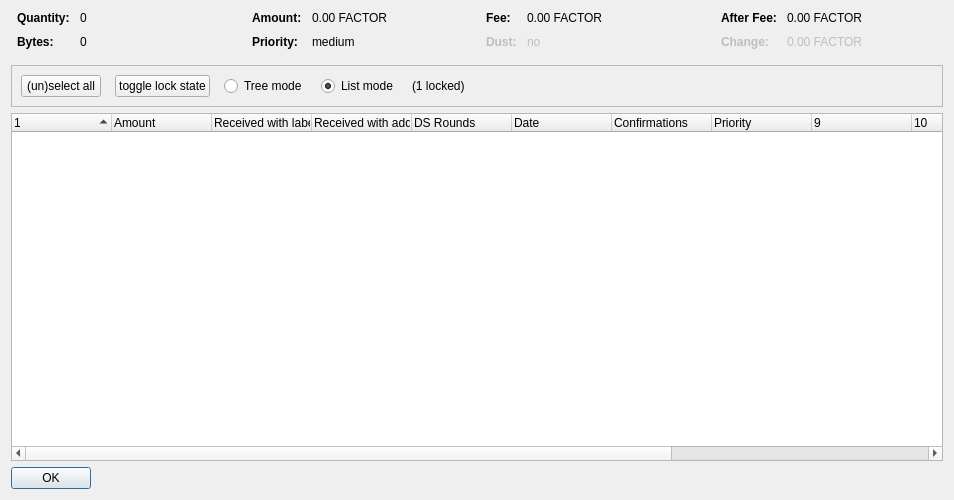
<?xml version="1.0" encoding="UTF-8"?>
<ui version="4.0">
 <class>CoinControlDialog</class>
 <widget class="QDialog" name="CoinControlDialog">
  <property name="geometry">
   <rect>
    <x>0</x>
    <y>0</y>
    <width>954</width>
    <height>500</height>
   </rect>
  </property>
  <property name="windowTitle">
   <string>Coin Selection</string>
  </property>
  <layout class="QVBoxLayout" name="verticalLayout">
   <item>
    <layout class="QHBoxLayout" name="horizontalLayoutTop" stretch="0,0,0,0">
     <property name="topMargin">
      <number>0</number>
     </property>
     <property name="bottomMargin">
      <number>10</number>
     </property>
     <item>
      <layout class="QFormLayout" name="formLayoutCoinControl1">
       <property name="horizontalSpacing">
        <number>10</number>
       </property>
       <property name="verticalSpacing">
        <number>10</number>
       </property>
       <property name="leftMargin">
        <number>6</number>
       </property>
       <property name="rightMargin">
        <number>6</number>
       </property>
       <item row="0" column="0">
        <widget class="QLabel" name="labelCoinControlQuantityText">
         <property name="font">
          <font>
           <weight>75</weight>
           <bold>true</bold>
          </font>
         </property>
         <property name="text">
          <string>Quantity:</string>
         </property>
        </widget>
       </item>
       <item row="0" column="1">
        <widget class="QLabel" name="labelCoinControlQuantity">
         <property name="cursor">
          <cursorShape>IBeamCursor</cursorShape>
         </property>
         <property name="contextMenuPolicy">
          <enum>Qt::ActionsContextMenu</enum>
         </property>
         <property name="text">
          <string notr="true">0</string>
         </property>
         <property name="textInteractionFlags">
          <set>Qt::LinksAccessibleByMouse|Qt::TextSelectableByKeyboard|Qt::TextSelectableByMouse</set>
         </property>
        </widget>
       </item>
       <item row="1" column="0">
        <widget class="QLabel" name="labelCoinControlBytesText">
         <property name="font">
          <font>
           <weight>75</weight>
           <bold>true</bold>
          </font>
         </property>
         <property name="text">
          <string>Bytes:</string>
         </property>
        </widget>
       </item>
       <item row="1" column="1">
        <widget class="QLabel" name="labelCoinControlBytes">
         <property name="cursor">
          <cursorShape>IBeamCursor</cursorShape>
         </property>
         <property name="contextMenuPolicy">
          <enum>Qt::ActionsContextMenu</enum>
         </property>
         <property name="text">
          <string notr="true">0</string>
         </property>
         <property name="textInteractionFlags">
          <set>Qt::LinksAccessibleByMouse|Qt::TextSelectableByKeyboard|Qt::TextSelectableByMouse</set>
         </property>
        </widget>
       </item>
      </layout>
     </item>
     <item>
      <layout class="QFormLayout" name="formLayoutCoinControl2">
       <property name="horizontalSpacing">
        <number>10</number>
       </property>
       <property name="verticalSpacing">
        <number>10</number>
       </property>
       <property name="leftMargin">
        <number>6</number>
       </property>
       <property name="rightMargin">
        <number>6</number>
       </property>
       <item row="0" column="0">
        <widget class="QLabel" name="labelCoinControlAmountText">
         <property name="font">
          <font>
           <weight>75</weight>
           <bold>true</bold>
          </font>
         </property>
         <property name="text">
          <string>Amount:</string>
         </property>
        </widget>
       </item>
       <item row="0" column="1">
        <widget class="QLabel" name="labelCoinControlAmount">
         <property name="cursor">
          <cursorShape>IBeamCursor</cursorShape>
         </property>
         <property name="contextMenuPolicy">
          <enum>Qt::ActionsContextMenu</enum>
         </property>
         <property name="text">
          <string notr="true">0.00 FACTOR</string>
         </property>
         <property name="textInteractionFlags">
          <set>Qt::LinksAccessibleByMouse|Qt::TextSelectableByKeyboard|Qt::TextSelectableByMouse</set>
         </property>
        </widget>
       </item>
       <item row="1" column="0">
        <widget class="QLabel" name="labelCoinControlPriorityText">
         <property name="font">
          <font>
           <weight>75</weight>
           <bold>true</bold>
          </font>
         </property>
         <property name="text">
          <string>Priority:</string>
         </property>
        </widget>
       </item>
       <item row="1" column="1">
        <widget class="QLabel" name="labelCoinControlPriority">
         <property name="cursor">
          <cursorShape>IBeamCursor</cursorShape>
         </property>
         <property name="contextMenuPolicy">
          <enum>Qt::ActionsContextMenu</enum>
         </property>
         <property name="text">
          <string>medium</string>
         </property>
         <property name="textInteractionFlags">
          <set>Qt::LinksAccessibleByMouse|Qt::TextSelectableByKeyboard|Qt::TextSelectableByMouse</set>
         </property>
        </widget>
       </item>
      </layout>
     </item>
     <item>
      <layout class="QFormLayout" name="formLayoutCoinControl3">
       <property name="horizontalSpacing">
        <number>10</number>
       </property>
       <property name="verticalSpacing">
        <number>10</number>
       </property>
       <property name="leftMargin">
        <number>6</number>
       </property>
       <property name="rightMargin">
        <number>6</number>
       </property>
       <item row="0" column="0">
        <widget class="QLabel" name="labelCoinControlFeeText">
         <property name="font">
          <font>
           <weight>75</weight>
           <bold>true</bold>
          </font>
         </property>
         <property name="text">
          <string>Fee:</string>
         </property>
        </widget>
       </item>
       <item row="0" column="1">
        <widget class="QLabel" name="labelCoinControlFee">
         <property name="cursor">
          <cursorShape>IBeamCursor</cursorShape>
         </property>
         <property name="contextMenuPolicy">
          <enum>Qt::ActionsContextMenu</enum>
         </property>
         <property name="text">
          <string notr="true">0.00 FACTOR</string>
         </property>
         <property name="textInteractionFlags">
          <set>Qt::LinksAccessibleByMouse|Qt::TextSelectableByKeyboard|Qt::TextSelectableByMouse</set>
         </property>
        </widget>
       </item>
       <item row="1" column="0">
        <widget class="QLabel" name="labelCoinControlLowOutputText">
         <property name="enabled">
          <bool>false</bool>
         </property>
         <property name="font">
          <font>
           <weight>75</weight>
           <bold>true</bold>
          </font>
         </property>
         <property name="text">
          <string>Dust:</string>
         </property>
        </widget>
       </item>
       <item row="1" column="1">
        <widget class="QLabel" name="labelCoinControlLowOutput">
         <property name="enabled">
          <bool>false</bool>
         </property>
         <property name="cursor">
          <cursorShape>IBeamCursor</cursorShape>
         </property>
         <property name="contextMenuPolicy">
          <enum>Qt::ActionsContextMenu</enum>
         </property>
         <property name="text">
          <string>no</string>
         </property>
         <property name="textInteractionFlags">
          <set>Qt::LinksAccessibleByMouse|Qt::TextSelectableByKeyboard|Qt::TextSelectableByMouse</set>
         </property>
        </widget>
       </item>
      </layout>
     </item>
     <item>
      <layout class="QFormLayout" name="formLayoutCoinControl4">
       <property name="horizontalSpacing">
        <number>10</number>
       </property>
       <property name="verticalSpacing">
        <number>10</number>
       </property>
       <property name="leftMargin">
        <number>6</number>
       </property>
       <property name="rightMargin">
        <number>6</number>
       </property>
       <item row="0" column="0">
        <widget class="QLabel" name="labelCoinControlAfterFeeText">
         <property name="font">
          <font>
           <weight>75</weight>
           <bold>true</bold>
          </font>
         </property>
         <property name="text">
          <string>After Fee:</string>
         </property>
        </widget>
       </item>
       <item row="0" column="1">
        <widget class="QLabel" name="labelCoinControlAfterFee">
         <property name="cursor">
          <cursorShape>IBeamCursor</cursorShape>
         </property>
         <property name="contextMenuPolicy">
          <enum>Qt::ActionsContextMenu</enum>
         </property>
         <property name="text">
          <string notr="true">0.00 FACTOR</string>
         </property>
         <property name="textInteractionFlags">
          <set>Qt::LinksAccessibleByMouse|Qt::TextSelectableByKeyboard|Qt::TextSelectableByMouse</set>
         </property>
        </widget>
       </item>
       <item row="1" column="0">
        <widget class="QLabel" name="labelCoinControlChangeText">
         <property name="enabled">
          <bool>false</bool>
         </property>
         <property name="font">
          <font>
           <weight>75</weight>
           <bold>true</bold>
          </font>
         </property>
         <property name="text">
          <string>Change:</string>
         </property>
        </widget>
       </item>
       <item row="1" column="1">
        <widget class="QLabel" name="labelCoinControlChange">
         <property name="enabled">
          <bool>false</bool>
         </property>
         <property name="cursor">
          <cursorShape>IBeamCursor</cursorShape>
         </property>
         <property name="contextMenuPolicy">
          <enum>Qt::ActionsContextMenu</enum>
         </property>
         <property name="text">
          <string notr="true">0.00 FACTOR</string>
         </property>
         <property name="textInteractionFlags">
          <set>Qt::LinksAccessibleByMouse|Qt::TextSelectableByKeyboard|Qt::TextSelectableByMouse</set>
         </property>
        </widget>
       </item>
      </layout>
     </item>
    </layout>
   </item>
   <item>
    <widget class="QFrame" name="frame">
     <property name="minimumSize">
      <size>
       <width>0</width>
       <height>40</height>
      </size>
     </property>
     <property name="frameShape">
      <enum>QFrame::StyledPanel</enum>
     </property>
     <property name="frameShadow">
      <enum>QFrame::Sunken</enum>
     </property>
     <layout class="QHBoxLayout" name="horizontalLayout">
      <item>
       <layout class="QHBoxLayout" name="horizontalLayoutPanel" stretch="0,0,0,0,0,0">
        <property name="spacing">
         <number>14</number>
        </property>
        <item>
         <widget class="QPushButton" name="pushButtonSelectAll">
          <property name="sizePolicy">
           <sizepolicy hsizetype="Maximum" vsizetype="Fixed">
            <horstretch>0</horstretch>
            <verstretch>0</verstretch>
           </sizepolicy>
          </property>
          <property name="text">
           <string>(un)select all</string>
          </property>
          <property name="autoDefault">
           <bool>false</bool>
          </property>
         </widget>
        </item>
        <item>
         <widget class="QPushButton" name="pushButtonToggleLock">
          <property name="sizePolicy">
           <sizepolicy hsizetype="Maximum" vsizetype="Fixed">
            <horstretch>0</horstretch>
            <verstretch>0</verstretch>
           </sizepolicy>
          </property>
          <property name="text">
           <string>toggle lock state</string>
          </property>
          <property name="autoDefault">
           <bool>false</bool>
          </property>
         </widget>
        </item>
        <item>
         <widget class="QRadioButton" name="radioTreeMode">
          <property name="sizePolicy">
           <sizepolicy hsizetype="Maximum" vsizetype="Fixed">
            <horstretch>0</horstretch>
            <verstretch>0</verstretch>
           </sizepolicy>
          </property>
          <property name="text">
           <string>Tree mode</string>
          </property>
         </widget>
        </item>
        <item>
         <widget class="QRadioButton" name="radioListMode">
          <property name="sizePolicy">
           <sizepolicy hsizetype="Maximum" vsizetype="Fixed">
            <horstretch>0</horstretch>
            <verstretch>0</verstretch>
           </sizepolicy>
          </property>
          <property name="text">
           <string>List mode</string>
          </property>
          <property name="checked">
           <bool>true</bool>
          </property>
         </widget>
        </item>
        <item>
         <widget class="QLabel" name="labelLocked">
          <property name="text">
           <string>(1 locked)</string>
          </property>
         </widget>
        </item>
        <item>
         <spacer name="horizontalSpacer">
          <property name="orientation">
           <enum>Qt::Horizontal</enum>
          </property>
          <property name="sizeHint" stdset="0">
           <size>
            <width>40</width>
            <height>20</height>
           </size>
          </property>
         </spacer>
        </item>
       </layout>
      </item>
     </layout>
    </widget>
   </item>
   <item>
    <widget class="CoinControlTreeWidget" name="treeWidget">
     <property name="contextMenuPolicy">
      <enum>Qt::CustomContextMenu</enum>
     </property>
     <property name="sortingEnabled">
      <bool>false</bool>
     </property>
     <property name="columnCount">
      <number>13</number>
     </property>
     <attribute name="headerShowSortIndicator" stdset="0">
      <bool>true</bool>
     </attribute>
     <attribute name="headerStretchLastSection">
      <bool>false</bool>
     </attribute>
     <column>
      <property name="text">
       <string/>
      </property>
     </column>
     <column>
      <property name="text">
       <string>Amount</string>
      </property>
     </column>
     <column>
      <property name="text">
       <string>Received with label</string>
      </property>
     </column>
     <column>
      <property name="text">
       <string>Received with address</string>
      </property>
     </column>
     <column>
      <property name="text">
       <string>DS Rounds</string>
      </property>
     </column>
     <column>
      <property name="text">
       <string>Date</string>
      </property>
     </column>
     <column>
      <property name="text">
       <string>Confirmations</string>
      </property>
      <property name="toolTip">
       <string>Confirmed</string>
      </property>
     </column>
     <column>
      <property name="text">
       <string>Priority</string>
      </property>
     </column>
     <column>
      <property name="text">
       <string/>
      </property>
     </column>
     <column>
      <property name="text">
       <string/>
      </property>
     </column>
     <column>
      <property name="text">
       <string/>
      </property>
     </column>
     <column>
      <property name="text">
       <string/>
      </property>
     </column>
     <column>
      <property name="text">
       <string/>
      </property>
     </column>
    </widget>
   </item>
   <item>
    <widget class="QDialogButtonBox" name="buttonBox">
     <property name="sizePolicy">
      <sizepolicy hsizetype="Maximum" vsizetype="Fixed">
       <horstretch>0</horstretch>
       <verstretch>0</verstretch>
      </sizepolicy>
     </property>
     <property name="orientation">
      <enum>Qt::Horizontal</enum>
     </property>
     <property name="standardButtons">
      <set>QDialogButtonBox::Ok</set>
     </property>
    </widget>
   </item>
  </layout>
 </widget>
 <customwidgets>
  <customwidget>
   <class>CoinControlTreeWidget</class>
   <extends>QTreeWidget</extends>
   <header>coincontroltreewidget.h</header>
  </customwidget>
 </customwidgets>
 <resources/>
 <connections/>
</ui>
